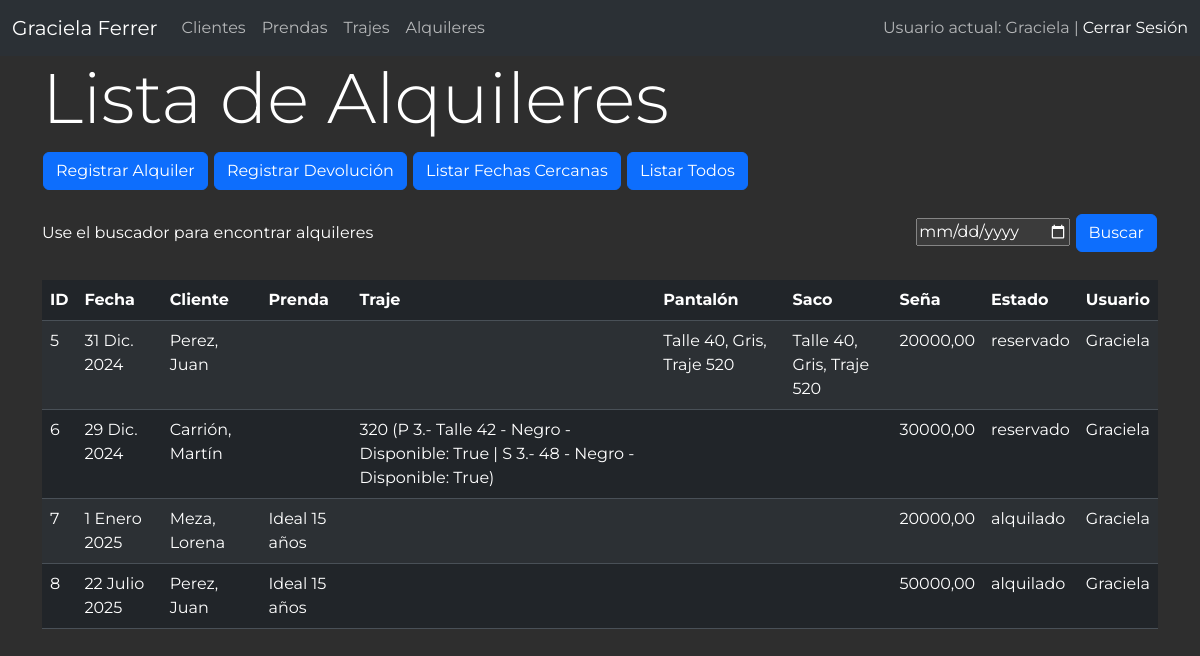
/lista_alquileres/?ver_todos=1 (signed in), run on the app's committed database.
### alquiler/models.py (models this page shows, shortened)
class Alquiler(models.Model):
    cliente = models.ForeignKey(Cliente, on_delete=models.CASCADE)
    prenda = models.ManyToManyField(Prenda, blank=True)
    saco = models.ManyToManyField(Saco, blank=True)
    pantalon = models.ManyToManyField(Pantalon, blank=True)
    traje = models.ManyToManyField(Traje, blank=True)
    fecha_alquiler = models.DateField()
    precio_alquiler = models.DecimalField(max_digits=10, decimal_places=2)
    estado = models.CharField(max_length=20, choices=[
        ('reservado', 'Reservado'),
        ('alquilado', 'Alquilado'),
    ], default='reservado')
    seña = models.DecimalField(max_digits=10, decimal_places=2, default=0, blank=True)
    usuario = models.ForeignKey(User, on_delete=models.CASCADE)
    def mostrar_prendas(self):
        return ", ".join([p.descripcion for p in self.prenda.all()])
    mostrar_prendas.short_description = 'Prendas'
    def mostrar_trajes(self):
        return ", ".join([f'{t.nro_articulo} (P {t.mostrar_pantalon()} | S {t.mostrar_saco()})' for t in self.traje.all()])
    mostrar_trajes.short_description = 'Traje/s'
    def mostrar_pantalones(self):
        return ", ".join([f'Talle {p.talle_pantalon}, {p.color_pantalon}, Traje {p.traje}' for p in self.pantalon.all()])
    mostrar_pantalones.short_description = 'Pantalon/es'
    def mostrar_sacos(self):
        return ", ".join([f'Talle {s.talle_saco}, {s.color_saco}, Traje {s.traje}' for s in self.saco.all()])
    mostrar_sacos.short_description = 'Saco/s'
    class Meta:
        db_table = 'alquiler'
        verbose_name = 'alquiler'
        verbose_name_plural = 'alquileres'

class Cliente(models.Model):
    nombre = models.CharField(max_length=50, null=False, verbose_name='Nombre')
    apellido = models.CharField(max_length=50, null=False, verbose_name='Apellido')
    telefono = models.CharField(max_length=12, blank=True, verbose_name='Teléfono',)
    direccion = models.CharField(max_length=50, blank=True, verbose_name='Dirección',)
    localidad = models.ForeignKey(Localidad, on_delete=models.CASCADE, default=1, related_name='Localidad')
    dni = models.CharField(max_length=8, unique=True, verbose_name='DNI',null=True, blank=True)
    GENERO_CHOICES = [
        ('F', 'Femenino'),
        ('M', 'Masculino'),
        ('O', 'Otro'),
    ]
    genero = models.CharField(max_length=1, choices=GENERO_CHOICES, default='F')
    observacion = models.CharField(max_length=400, blank=True, verbose_name='Observación')
    def __str__(self):
        return f'{self.apellido}, {self.nombre}'
    class Meta:
        db_table = 'cliente'
        verbose_name = 'cliente'
        verbose_name_plural = 'clientes'

class Pantalon(models.Model):
    color_pantalon = models.ForeignKey('Color', on_delete=models.CASCADE, default=1)
    talle_pantalon = models.CharField(max_length=20, null=True, blank=True)
    traje = models.ForeignKey('Traje', on_delete=models.CASCADE, default=1)
    disponible = models.BooleanField(default=True)
    tintoreria = models.BooleanField(default=False)
    reparacion = models.BooleanField(default=False)
    class Meta:
        db_table = 'pantalon'
        verbose_name = 'pantalon'
        verbose_name_plural = 'pantalones'

class Color(models.Model):
    nombre = models.CharField(max_length=100)
    def __str__(self):
        return self.nombre
    class Meta:
        db_table = 'color'
        verbose_name = 'color'
        verbose_name_plural = 'colores'

class Traje(models.Model):
    nro_articulo = models.CharField(max_length=20, unique=True)
    def mostrar_pantalon(self):
        pantalon = self.pantalon_set.first()
        return f'{pantalon.id}.- Talle {pantalon.talle_pantalon} - {pantalon.color_pantalon} - Disponible: {pantalon.disponible}' if pantalon else 'No asociado'
    mostrar_pantalon.short_description = 'Pantalón'
    def mostrar_saco(self):
        saco = self.saco_set.first()
        return f'{saco.id}.- {saco.talle_saco} - {saco.color_saco} - Disponible: {saco.disponible}' if saco else 'No asociado'
    mostrar_saco.short_description = 'Saco'
    def __str__(self):
        return f'{self.nro_articulo}'
    class Meta:
        db_table = 'traje'
        verbose_name = 'traje'
        verbose_name_plural = 'trajes'

class Saco(models.Model):
    color_saco = models.ForeignKey('Color', on_delete=models.CASCADE, default=1)
    talle_saco = models.CharField(max_length=20, null=True, blank=True)
    traje = models.ForeignKey('Traje', on_delete=models.CASCADE, default=1)
    disponible = models.BooleanField(default=True)
    tintoreria = models.BooleanField(default=False)
    reparacion = models.BooleanField(default=False)
    class Meta:
        db_table = 'saco'
        verbose_name = 'saco'
        verbose_name_plural = 'sacos'

class Prenda(models.Model):
    categoria = models.ForeignKey('Categoria', on_delete=models.CASCADE)
    color = models.ForeignKey('Color', on_delete=models.CASCADE, default=1)
    descripcion = models.TextField(max_length=60, null=True, blank=True)
    busto = models.IntegerField(null=True, blank=True)
    cintura = models.IntegerField(null=True, blank=True)
    cadera = models.IntegerField(null=True, blank=True)
    largo = models.IntegerField(null=True, blank=True, verbose_name='Largo(cm)',)
    talle = models.CharField(max_length=20, null=True, blank=True)
    relacionadas = models.ManyToManyField('self', blank=True, verbose_name='Relacionadas',)
    disponible = models.BooleanField(default=True)
    tintoreria = models.BooleanField(default=False)
    reparacion = models.BooleanField(default=False)
    def nro_articulo(self):
        return self.id
    nro_articulo.short_description = 'Número de Artículo'
    class Meta:
        db_table = 'prenda'
        verbose_name = 'prenda'
        verbose_name_plural = 'prendas'

### alquiler/views.py (the view)
# urls.py: path('lista_alquileres/', views.lista_alquileres, name='lista_alquileres'),
@login_required
def lista_alquileres(request):
    hoy = timezone.now().date()
    hace_una_semana = hoy - timedelta(weeks=1)
    dentro_de_un_mes = hoy + timedelta(weeks=3)
    query_date = request.GET.get('fecha', '')
    ver_todos = request.GET.get('ver_todos', '')
    if ver_todos:
        alquileres = Alquiler.objects.all()
    elif query_date:
        alquileres = Alquiler.objects.filter(fecha_alquiler=query_date)
    else:
        alquileres = Alquiler.objects.filter(fecha_alquiler__range=(hace_una_semana, dentro_de_un_mes))
    return render(request, 'lista_alquileres.html', {'alquileres': alquileres, 'query_date': query_date})

### alquiler/templates/lista_alquileres.html (shortened to what this page needs)
{% extends 'layout.html' %}
{% block content %}
<main class="container">
    <h1>Lista de Alquileres</h1>
    <div class="mb-3">
        <a href="{% url 'registrar_alquiler' %}"><button class="btn btn-primary" type="submit">Registrar Alquiler</button></a></a>
        <a href="{% url 'registrar_devolucion' 0 %}"><button class="btn btn-primary" type="submit">Registrar Devolución</button></a>
        <a href="{% url 'lista_alquileres' %}"><button class="btn btn-primary" type="submit">Listar Fechas Cercanas</button></a>
        <a href="{% url 'lista_alquileres' %}?ver_todos=1"><button class="btn btn-primary" type="submit">Listar Todos</button></a>
    </div>
    <div class="extremos">
        <span>Use el buscador para encontrar alquileres</span>
        <form action="{% url 'lista_alquileres' %}" method="get">
            <input type="date" id="fecha" name="fecha" value="{{ query_date }}" >
            <button class="btn btn-primary" type="submit">Buscar</button>
        </form>
    </div>
    <br>
    <table class="table table-striped">
        <thead>
            <tr>
                <th scope="col">ID</th>
                <th scope="col">Fecha</th>
                <th scope="col">Cliente</th>
                <th scope="col">Prenda</th>
                <th scope="col">Traje</th>
                <th scope="col">Pantalón</th>
                <th scope="col">Saco</th>
                <th scope="col">Seña</th>
                <th scope="col">Estado</th>
                <th scope="col">Usuario</th>
            </tr>
        </thead>
        <tbody>
          {% for alquiler in alquileres %}
          <tr>
              <td>{{ alquiler.id }}</td>
              <td>{{ alquiler.fecha_alquiler }}</td>
              <td>{{ alquiler.cliente }}</td>
              <td>{{ alquiler.mostrar_prendas }}</td>
              <td>{{ alquiler.mostrar_trajes }}</td>
              <td>{{ alquiler.mostrar_pantalones }}</td>
              <td>{{ alquiler.mostrar_sacos }}</td>
              <td>{{ alquiler.seña }}</td>
              <td>{{ alquiler.estado }}</td>
              <td>{{ alquiler.usuario }}</td>
          </tr>
          {% endfor %}
        </tbody>
      </table>
</main>
{% endblock %}

### alquiler/templates/layout.html (shortened to what this page needs)
{% load static %}
<!DOCTYPE html>
<html lang="es" data-bs-theme="dark">
<head>
    <link rel="stylesheet" href="https://cdnjs.cloudflare.com/ajax/libs/font-awesome/5.15.3/css/all.min.css">
    <link rel="stylesheet" href="{% static 'css/bootstrap.min.css'%}">
    <link rel="stylesheet" href="{% static 'css/estilo.css' %}">
</head>
<body>
<nav class="navbar navbar-expand-lg bg-body-tertiary">
  <div class="container-fluid">
    <a class="navbar-brand" href="{% url 'index' %}">Graciela Ferrer</a>
    <div class="collapse navbar-collapse" id="navbarText">
      {% if request.user.is_authenticated %}
      <ul class="navbar-nav me-auto mb-2 mb-lg-0">
        <li class="nav-item">
          <a class="nav-link" href="{% url 'clientes' %}">Clientes</a>
        </li>
        <li class="nav-item">
          <a class="nav-link" href="{% url 'prendas' %}">Prendas</a>
        </li>
        <li class="nav-item">
          <a class="nav-link" href="{% url 'trajes' %}">Trajes</a>
        </li>
        <li class="nav-item">
          <a class="nav-link" href="{% url 'lista_alquileres' %}">Alquileres</a>
        </li>
      </ul>
      <span class="navbar-text">
        Usuario actual: {{ user.username }} |
        <a href="{% url 'salir' %}">Cerrar Sesión</a>
      </span>
      {% endif %}
    </div>
  </div>
</nav>
    {% block content %}
    {% endblock %}
</body>
</html>

### alquiler/static/css/estilo.css (style rules this page uses)
body { margin: 0; font-family: 'Montserrat', sans-serif; background-color: #2e2e2e; color: #FFF; background-repeat: no-repeat; background-size: cover; background-attachment: fixed; }
h1 { font-size: 70px; font-weight: 350; }
a { text-decoration: none; }
button { margin: 4px 1px; }
.extremos { display: flex; justify-content: space-between; align-items: center; }

### data on the page
Alquiler: id "5", fecha_alquiler "31 Dic. 2024", cliente "Perez, Juan", mostrar_pantalones "Talle 40, Gris, Traje 520", mostrar_sacos "Talle 40, Gris, Traje 520", seña "20000,00", estado "reservado", usuario "Graciela"
Alquiler: id "6", fecha_alquiler "29 Dic. 2024", cliente "Carrión, Martín", mostrar_trajes "320 (P 3.- Talle 42 - Negro - Disponible: True | S 3.- 48 - Negro - Disponible: True)", seña "30000,00", estado "reservado", usuario "Graciela"
Alquiler: id "7", fecha_alquiler "1 Enero 2025", cliente "Meza, Lorena", mostrar_prendas "Ideal 15 años", seña "20000,00", estado "alquilado", usuario "Graciela"
Alquiler: id "8", fecha_alquiler "22 Julio 2025", cliente "Perez, Juan", mostrar_prendas "Ideal 15 años", seña "50000,00", estado "alquilado", usuario "Graciela"

### other printed values
{{ user.username }} "Graciela"
